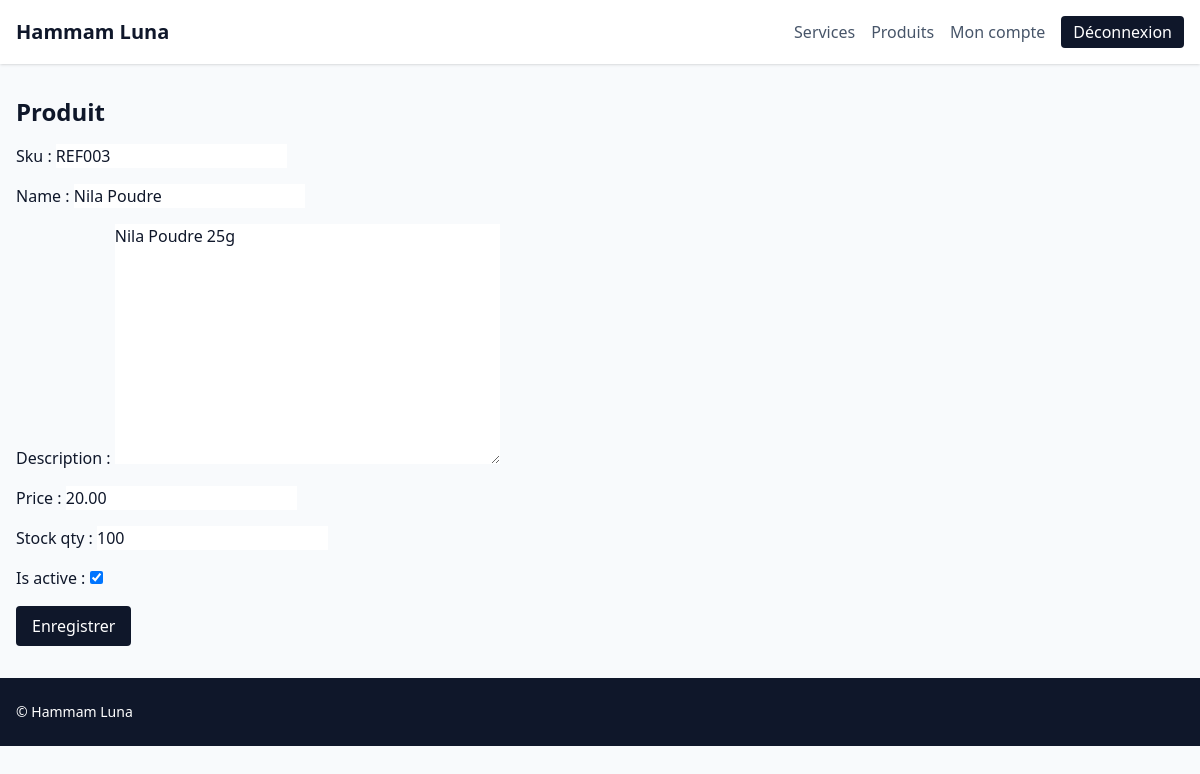
Page /backoffice/products/3/ (signed in) on the committed database.
### apps/catalog/models.py (models this page shows, shortened)
class Product(TimeStampedModel):
    sku = models.CharField(max_length=50, unique=True)
    name = models.CharField(max_length=255)
    description = models.TextField(blank=True)
    price = models.DecimalField(max_digits=8, decimal_places=2)
    stock_qty = models.PositiveIntegerField(default=0)
    is_active = models.BooleanField(default=True)
    class Meta:
        ordering = ["name"]

### apps/catalog/product_back_views.py (the view)
# urls.py: path("<int:pk>/", product_back_views.ProductUpdateView.as_view(), name="update"),
@method_decorator(login_required, name="dispatch")
@method_decorator(permission_required("catalog.change_product", raise_exception=True), name="dispatch")
class ProductUpdateView(UpdateView):
    model = Product
    form_class = ProductForm
    template_name = "backoffice/products/form.html"
    success_url = "/backoffice/products/"

### apps/catalog/forms.py
class ProductForm(forms.ModelForm):
    class Meta:
        model = Product
        fields = ("sku", "name", "description", "price", "stock_qty", "is_active")

### apps/core/context_processors.py (called while the page is built)
def settings_context(_request):
    return {
        "TWO_FACTOR_ENABLED": settings.TWO_FACTOR_ENABLED,
        "SITE_NAME": "Hammam Luna",
    }

### templates/backoffice/products/form.html (shortened to what this page needs)
{% extends "base.html" %}
{% block content %}
<h1 class="text-2xl font-semibold mb-4">Produit</h1>
<form method="post" class="space-y-4">
    {{ form.as_p }}
    <button class="bg-slate-900 text-white px-4 py-2 rounded">Enregistrer</button>
</form>
{% endblock %}

### rows in the picture
Product: sku "REF003", name "Nila Poudre", description "Nila Poudre 25g", price "20.00", stock_qty "100", is_active "☑"
